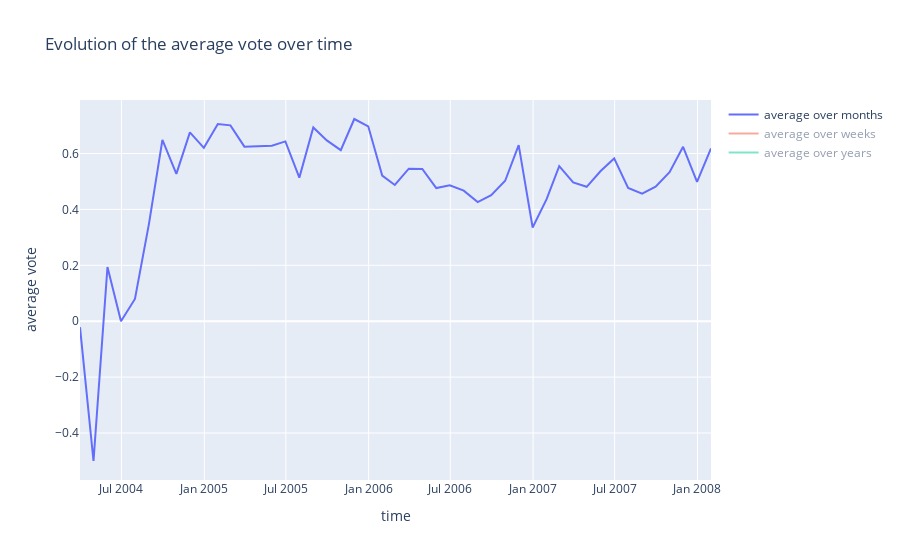

The notebook cell this image was saved under:
### Code cell
import plotly.graph_objects as go

sign_avg_month = sign_time.groupby(pd.Grouper(key="vote_time", freq="M")).mean()
sign_avg_month['count'] = sign_time.groupby(pd.Grouper(key="vote_time", freq="M")).count()
sign_avg_week = sign_time.groupby(pd.Grouper(key="vote_time", freq="W")).mean()
sign_avg_week['count'] = sign_time.groupby(pd.Grouper(key="vote_time", freq="W")).count()
sign_avg_year = sign_time.groupby(pd.Grouper(key="vote_time", freq="Y")).mean()
sign_avg_year['count'] = sign_time.groupby(pd.Grouper(key="vote_time", freq="Y")).count()

fig = go.Figure()

fig.add_trace(go.Scatter(
    x= sign_avg_month.index,
    y= sign_avg_month['vote'],
    mode="lines",
    name="average over months",
    hovertemplate =
    '<br><b>Date </b>: %{x}'+
    '<br><b>Average vote </b>: %{y}'
))


fig.add_trace(go.Scatter(
    x= sign_avg_week.index,
    y= sign_avg_week['vote'],
    mode="lines",
    name="average over weeks",
    visible = 'legendonly',
    #opacity=0.2
    hovertemplate =
    '<br><b>Date </b>: %{x}'+
    '<br><b>Average vote </b>: %{y}'
))

fig.add_trace(go.Scatter(
    x= sign_avg_year.index,
    y= sign_avg_year['vote'],
    mode="lines",
    name="average over years",
    visible = 'legendonly',
    #opacity=0.2
    hovertemplate =
    '<br><b>Date </b>: %{x}'+
    '<br><b>Average vote </b>: %{y}'
))

fig.update_layout(
    title="Evolution of the average vote over time",
    xaxis_title="time",
    yaxis_title="average vote")
fig.show()

### Figure 1 — Plotly figure (JSON) as saved in the notebook; plotly's stock layout.template omitted (floating-point values rounded to 4 significant figures; data arrays with more than 128 entries replaced by an {"elided": "..."} marker saying what was removed)
{"data": [{"hovertemplate": "<br><b>Date </b>: %{x}<br><b>Average vote </b>: %{y}", "mode": "lines", "name": "average over months", "type": "scatter", "x": ["2004-03-31T00:00:00", "2004-04-30T00:00:00", "2004-05-31T00:00:00", "2004-06-30T00:00:00", "2004-07-31T00:00:00", "2004-08-31T00:00:00", "2004-09-30T00:00:00", "2004-10-31T00:00:00", "2004-11-30T00:00:00", "2004-12-31T00:00:00", "2005-01-31T00:00:00", "2005-02-28T00:00:00", "2005-03-31T00:00:00", "2005-04-30T00:00:00", "2005-05-31T00:00:00", "2005-06-30T00:00:00", "2005-07-31T00:00:00", "2005-08-31T00:00:00", "2005-09-30T00:00:00", "2005-10-31T00:00:00", "2005-11-30T00:00:00", "2005-12-31T00:00:00", "2006-01-31T00:00:00", "2006-02-28T00:00:00", "2006-03-31T00:00:00", "2006-04-30T00:00:00", "2006-05-31T00:00:00", "2006-06-30T00:00:00", "2006-07-31T00:00:00", "2006-08-31T00:00:00", "2006-09-30T00:00:00", "2006-10-31T00:00:00", "2006-11-30T00:00:00", "2006-12-31T00:00:00", "2007-01-31T00:00:00", "2007-02-28T00:00:00", "2007-03-31T00:00:00", "2007-04-30T00:00:00", "2007-05-31T00:00:00", "2007-06-30T00:00:00", "2007-07-31T00:00:00", "2007-08-31T00:00:00", "2007-09-30T00:00:00", "2007-10-31T00:00:00", "2007-11-30T00:00:00", "2007-12-31T00:00:00", "2008-01-31T00:00:00"], "y": [-0.02128, -0.5, 0.1939, 0, 0.07983, 0.3475, 0.6484, 0.5271, 0.6757, 0.6201, 0.7055, 0.7006, 0.6244, 0.6252, 0.628, 0.6434, 0.5137, 0.6932, 0.6468, 0.612, 0.7234, 0.6972, 0.521, 0.4875, 0.5456, 0.5446, 0.4765, 0.4865, 0.467, 0.4264, 0.4511, 0.5024, 0.6302, 0.3352, 0.4367, 0.5549, 0.4963, 0.4809, 0.5372, 0.5824, 0.4767, 0.4566, 0.4816, 0.5334, 0.6239, 0.4986, 0.6182]}, {"hovertemplate": "<br><b>Date </b>: %{x}<br><b>Average vote </b>: %{y}", "mode": "lines", "name": "average over weeks", "type": "scatter", "visible": "legendonly", "x": {"elided": "198 str values"}, "y": {"elided": "198 float values"}}, {"hovertemplate": "<br><b>Date </b>: %{x}<br><b>Average vote </b>: %{y}", "mode": "lines", "name": "average over years", "type": "scatter", "visible": "legendonly", "x": ["2004-12-31T00:00:00", "2005-12-31T00:00:00", "2006-12-31T00:00:00", "2007-12-31T00:00:00", "2008-12-31T00:00:00"], "y": [0.5138, 0.6542, 0.4946, 0.5151, 0.6182]}], "layout": {"title": {"text": "Evolution of the average vote over time"}, "xaxis": {"title": {"text": "time"}}, "yaxis": {"title": {"text": "average vote"}}}}
